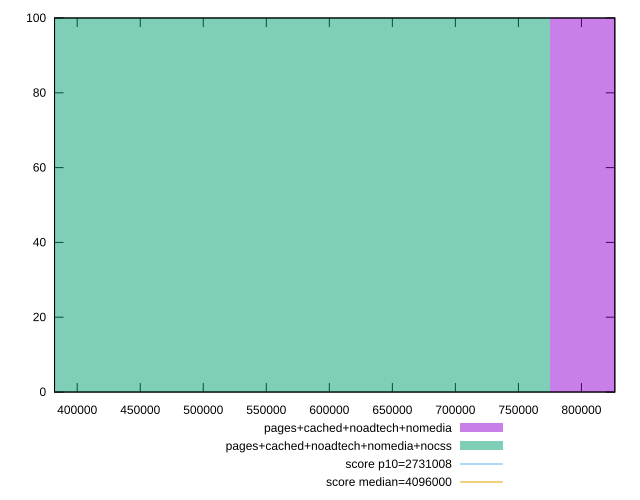

The script that saved this image:
reset

$pagesCachedNoadtechNomedia <<EOF
1033277.9308030121 100
EOF

$pagesCachedNoadtechNomediaNocss <<EOF
516638.96540150605 100
EOF

set key outside below
set boxwidth 516638.96540150605
set xrange [382000:826485]
set yrange [0:100]
set trange [0:100]
set style fill transparent solid 0.5 noborder

set parametric
set terminal svg size 640, 500 enhanced background rgb 'white'
set output "report_00017_2021-02-10T15-08-03.406Z/total-byte-weight/comparison/histogram/3_vs_4.svg"

plot $pagesCachedNoadtechNomedia title "pages+cached+noadtech+nomedia" with boxes, \
     $pagesCachedNoadtechNomediaNocss title "pages+cached+noadtech+nomedia+nocss" with boxes, \
     2731008,t title "score p10=2731008", \
     4096000,t title "score median=4096000"

reset
